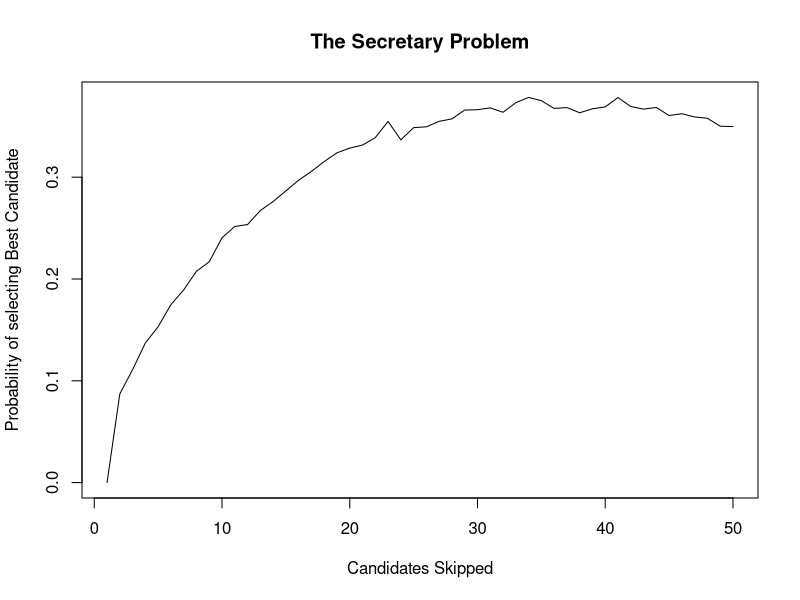

Write R code to recreate this figure.

make_choice<-function(N,split_number){
      
  #Generate input list. Define number of secretaries here
  input_list <- sample(1:N, N)
  #Define the best in the first chosen split_number as benchmark
  init_best <- max(input_list[1:split_number])
  candidate_score = -1
  
  #loop the remaining secretary outside of benchmark
  for (i in (split_number+1):(N-1)) {
    if (input_list[i] > init_best) {
      candidate_score <- input_list[i]
      break
    }
  }
  # YY: Need to add below code to deal the case that 100 is in the first group.
  if (candidate_score == -1) {
    candidate_score <- input_list[N]
  }
  
  #success criteria
  if (candidate_score == N)
      return(TRUE)
  else
      return(FALSE)
}

find_optimal<-function(){
  
  N<-100
  #define variable to store probability of success
  p <- c()
  p[1] <- 0
  
  #define number of simulation for each split_number.
  sims <- 10000
  for (k in 2:(N/2)) {
    success <- 0
    for (n in 1:sims) {
      if (make_choice(N,k)==TRUE)
        success=success+1
    }
    
  p[k]=success/sims
  cat(paste(k,"completed\n"))
    
  }

  plot(1:(N/2), p, type = "l", xlab = "Candidates Skipped",
       ylab = "Probability of selecting Best Candidate",
       main = "The Secretary Problem")
  
  cat(which(p==max(p))/N)
  
}

find_optimal()
#optimal results at around 0.36-0.37
